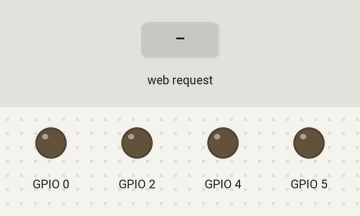
Bench run of a sketch on a simulated ESP8266 (NodeMCU). On the bench: output pins drawn as LEDs (lit = HIGH). Inputs (shaded band) come from the test bench. WiFi joins after 1.5 s; servers stay silent unless stated; what the sketch prints to the serial monitor is not drawn.

Above: at 2.7 s.
2.8 s: HTTP request GET /d1on received
At 3.2 s:
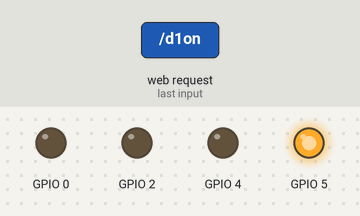
4.3 s: HTTP request GET /d2on received
At 5.5 s:
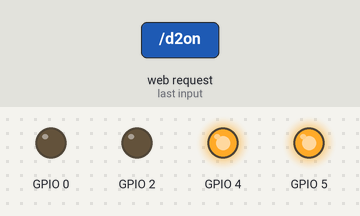
5.8 s: HTTP request GET /d1off received
At 6.7 s:
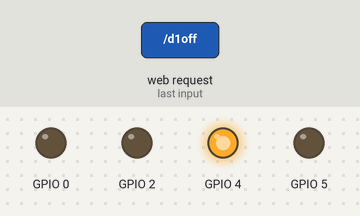
7.3 s: HTTP request GET /d3on received
At 7.8 s:
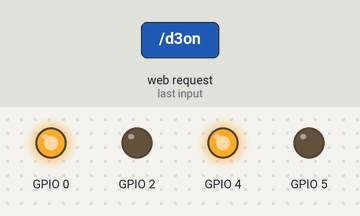
8.8 s: HTTP request GET /d2off received
At 10.0 s:
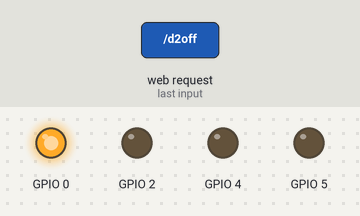
10.3 s: HTTP request GET /d4on received
At 11.3 s:
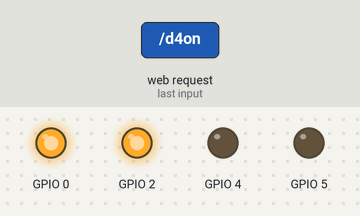
Timing chart, 0 to 12.8 s (numbered marks = the images above; inputs shaded):
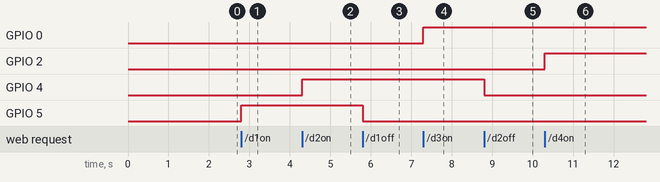

The sketch:

WiFiWebServerMCU.ino
```cpp
/*
 *  This sketch demonstrates how to set up a simple HTTP-like server.
 *  The server will set a GPIO pin depending on the request
 *    http://server_ip/gpio/0 will set the GPIO2 low,
 *    http://server_ip/gpio/1 will set the GPIO2 high
 *  server_ip is the IP address of the ESP8266 module, will be
 *  printed to Serial when the module is connected.
 */

#include <ESP8266WiFi.h>

const char* ssid = "Xperia";
const char* password = "abcd1234";

// Create an instance of the server
// specify the port to listen on as an argument
WiFiServer server(80);

// Match the request
  int val1, val2, val3, val4;

void setup() {
  Serial.begin(115200);
  delay(10);

  // prepare GPIO2
  pinMode(4, OUTPUT);
  pinMode(5, OUTPUT);
  pinMode(0, OUTPUT);
  pinMode(2, OUTPUT);
  digitalWrite(4, 0);
  digitalWrite(5, 0);
  digitalWrite(0, 0);
  digitalWrite(2, 0);

  // Connect to WiFi network
  Serial.println();
  Serial.println();
  Serial.print("Connecting to ");
  Serial.println(ssid);

  WiFi.begin(ssid, password);

  while (WiFi.status() != WL_CONNECTED) {
    delay(500);
    Serial.print(".");
  }
  Serial.println("");
  Serial.println("WiFi connected");

  // Start the server
  server.begin();
  Serial.println("Server started");

  // Print the IP address
  Serial.println(WiFi.localIP());
}

void loop() {
  // Check if a client has connected
  WiFiClient client = server.available();
  if (!client) {
    return;
  }

  // Wait until the client sends some data
  Serial.println("new client");
  while(!client.available()){
    delay(1);
  }

  // Read the first line of the request
  String req = client.readStringUntil('\r');
  Serial.println(req);
  client.flush();

  if (req.indexOf("/d1off") != -1)
    val1 = 0;

  else if (req.indexOf("/d1on") != -1)
    val1 = 1;

  else if (req.indexOf("/d2off") != -1)
    val2 = 0;

  else if (req.indexOf("/d2on") != -1)
    val2 = 1;

  else if (req.indexOf("/d3off") != -1)
    val3 = 0;

  else if (req.indexOf("/d3on") != -1)
    val3 = 1;

  else if (req.indexOf("/d4off") != -1)
    val4 = 0;

  else if (req.indexOf("/d4on") != -1)
    val4 = 1;

  else {
    Serial.println("invalid request");
    client.stop();
    return;
  }

  // Set GPIO2 according to the request

  digitalWrite(5, val1);
  digitalWrite(4, val2);
  digitalWrite(0, val3);
  digitalWrite(2, val4);

  client.flush();

  // Prepare the response
  String s = "HTTP/1.1 200 OK\r\nContent-Type: text/html\r\n\r\n<!DOCTYPE HTML>\r\n<html>\r\n Plug 1: ";
  s += (val1)?"high":"low";
  s += "<br> Plug 2: ";
  s += (val2)?"high":"low";
  s += "<br> Plug 3: ";
  s += (val3)?"high: ":"low";
  s += "<br> Plug 4: ";
  s += (val4)?"high":"low";
  s += "</html>\n";

  // Send the response to the client
  client.print(s);
  delay(1);
  Serial.println("Client disonnected");

  // The client will actually be disconnected
  // when the function returns and 'client' object is detroyed
}
```

Measured:
- after the input at 2.8 s, GPIO 5: LOW → HIGH at once
- after the input at 4.3 s, GPIO 4: LOW → HIGH at once
- after the input at 5.8 s, GPIO 5: HIGH → LOW at once
- after the input at 7.3 s, GPIO 0: LOW → HIGH at once
- after the input at 8.8 s, GPIO 4: HIGH → LOW at once
- after the input at 10.3 s, GPIO 2: LOW → HIGH at once
